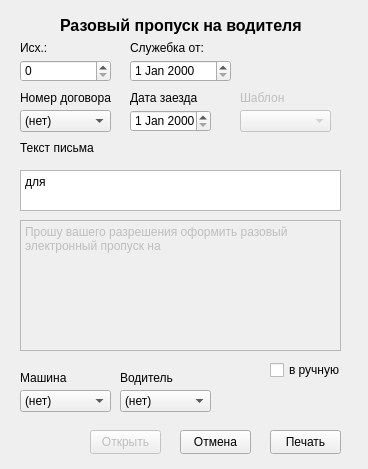
<?xml version="1.0" encoding="UTF-8"?>
<ui version="4.0">
 <class>Form</class>
 <widget class="QWidget" name="Form">
  <property name="geometry">
   <rect>
    <x>0</x>
    <y>0</y>
    <width>368</width>
    <height>469</height>
   </rect>
  </property>
  <property name="windowTitle">
   <string>Form</string>
  </property>
  <widget class="QLabel" name="label_6">
   <property name="geometry">
    <rect>
     <x>60</x>
     <y>10</y>
     <width>251</width>
     <height>31</height>
    </rect>
   </property>
   <property name="font">
    <font>
     <pointsize>12</pointsize>
     <bold>true</bold>
    </font>
   </property>
   <property name="text">
    <string>Разовый пропуск на водителя</string>
   </property>
  </widget>
  <widget class="QPushButton" name="b_ok">
   <property name="geometry">
    <rect>
     <x>270</x>
     <y>430</y>
     <width>71</width>
     <height>24</height>
    </rect>
   </property>
   <property name="text">
    <string>Печать</string>
   </property>
  </widget>
  <widget class="QPushButton" name="b_cancel">
   <property name="geometry">
    <rect>
     <x>180</x>
     <y>430</y>
     <width>71</width>
     <height>24</height>
    </rect>
   </property>
   <property name="text">
    <string>Отмена</string>
   </property>
  </widget>
  <widget class="QDateEdit" name="d_note">
   <property name="geometry">
    <rect>
     <x>130</x>
     <y>60</y>
     <width>101</width>
     <height>22</height>
    </rect>
   </property>
  </widget>
  <widget class="QLabel" name="label_7">
   <property name="geometry">
    <rect>
     <x>130</x>
     <y>40</y>
     <width>101</width>
     <height>16</height>
    </rect>
   </property>
   <property name="text">
    <string>Служебка от:</string>
   </property>
  </widget>
  <widget class="QSpinBox" name="number">
   <property name="geometry">
    <rect>
     <x>20</x>
     <y>60</y>
     <width>91</width>
     <height>22</height>
    </rect>
   </property>
   <property name="maximum">
    <number>10000</number>
   </property>
  </widget>
  <widget class="QLabel" name="label_8">
   <property name="geometry">
    <rect>
     <x>20</x>
     <y>40</y>
     <width>49</width>
     <height>16</height>
    </rect>
   </property>
   <property name="text">
    <string>Исх.:</string>
   </property>
  </widget>
  <widget class="QPushButton" name="b_open">
   <property name="enabled">
    <bool>false</bool>
   </property>
   <property name="geometry">
    <rect>
     <x>90</x>
     <y>430</y>
     <width>71</width>
     <height>24</height>
    </rect>
   </property>
   <property name="text">
    <string>Открыть</string>
   </property>
  </widget>
  <widget class="QTextEdit" name="input_text">
   <property name="geometry">
    <rect>
     <x>20</x>
     <y>170</y>
     <width>321</width>
     <height>41</height>
    </rect>
   </property>
   <property name="html">
    <string>&lt;!DOCTYPE HTML PUBLIC &quot;-//W3C//DTD HTML 4.0//EN&quot; &quot;http://www.w3.org/TR/REC-html40/strict.dtd&quot;&gt;
&lt;html&gt;&lt;head&gt;&lt;meta name=&quot;qrichtext&quot; content=&quot;1&quot; /&gt;&lt;meta charset=&quot;utf-8&quot; /&gt;&lt;style type=&quot;text/css&quot;&gt;
p, li { white-space: pre-wrap; }
&lt;/style&gt;&lt;/head&gt;&lt;body style=&quot; font-family:'Segoe UI'; font-size:9pt; font-weight:400; font-style:normal;&quot;&gt;
&lt;p style=&quot; margin-top:0px; margin-bottom:0px; margin-left:0px; margin-right:0px; -qt-block-indent:0; text-indent:0px;&quot;&gt;для &lt;/p&gt;&lt;/body&gt;&lt;/html&gt;</string>
   </property>
  </widget>
  <widget class="QLabel" name="label">
   <property name="geometry">
    <rect>
     <x>20</x>
     <y>140</y>
     <width>91</width>
     <height>16</height>
    </rect>
   </property>
   <property name="text">
    <string>Текст письма</string>
   </property>
  </widget>
  <widget class="QComboBox" name="cb_pattern">
   <property name="enabled">
    <bool>false</bool>
   </property>
   <property name="geometry">
    <rect>
     <x>240</x>
     <y>110</y>
     <width>91</width>
     <height>22</height>
    </rect>
   </property>
  </widget>
  <widget class="QLabel" name="label_10">
   <property name="enabled">
    <bool>false</bool>
   </property>
   <property name="geometry">
    <rect>
     <x>240</x>
     <y>90</y>
     <width>49</width>
     <height>16</height>
    </rect>
   </property>
   <property name="text">
    <string>Шаблон</string>
   </property>
  </widget>
  <widget class="QComboBox" name="cb_contracts">
   <property name="geometry">
    <rect>
     <x>20</x>
     <y>110</y>
     <width>91</width>
     <height>22</height>
    </rect>
   </property>
   <item>
    <property name="text">
     <string>(нет)</string>
    </property>
   </item>
  </widget>
  <widget class="QDateEdit" name="d_arrive">
   <property name="geometry">
    <rect>
     <x>130</x>
     <y>110</y>
     <width>81</width>
     <height>22</height>
    </rect>
   </property>
  </widget>
  <widget class="QLabel" name="label_11">
   <property name="geometry">
    <rect>
     <x>20</x>
     <y>90</y>
     <width>101</width>
     <height>16</height>
    </rect>
   </property>
   <property name="text">
    <string>Номер договора</string>
   </property>
  </widget>
  <widget class="QLabel" name="label_12">
   <property name="geometry">
    <rect>
     <x>130</x>
     <y>90</y>
     <width>91</width>
     <height>16</height>
    </rect>
   </property>
   <property name="text">
    <string>Дата заезда</string>
   </property>
  </widget>
  <widget class="QTextEdit" name="note">
   <property name="enabled">
    <bool>false</bool>
   </property>
   <property name="geometry">
    <rect>
     <x>20</x>
     <y>220</y>
     <width>321</width>
     <height>131</height>
    </rect>
   </property>
   <property name="html">
    <string>&lt;!DOCTYPE HTML PUBLIC &quot;-//W3C//DTD HTML 4.0//EN&quot; &quot;http://www.w3.org/TR/REC-html40/strict.dtd&quot;&gt;
&lt;html&gt;&lt;head&gt;&lt;meta name=&quot;qrichtext&quot; content=&quot;1&quot; /&gt;&lt;meta charset=&quot;utf-8&quot; /&gt;&lt;style type=&quot;text/css&quot;&gt;
p, li { white-space: pre-wrap; }
&lt;/style&gt;&lt;/head&gt;&lt;body style=&quot; font-family:'Segoe UI'; font-size:9pt; font-weight:400; font-style:normal;&quot;&gt;
&lt;p style=&quot; margin-top:0px; margin-bottom:0px; margin-left:0px; margin-right:0px; -qt-block-indent:0; text-indent:0px;&quot;&gt;Прошу вашего разрешения оформить разовый электронный пропуск на &lt;/p&gt;&lt;/body&gt;&lt;/html&gt;</string>
   </property>
  </widget>
  <widget class="QComboBox" name="cb_auto">
   <property name="geometry">
    <rect>
     <x>20</x>
     <y>390</y>
     <width>91</width>
     <height>22</height>
    </rect>
   </property>
   <item>
    <property name="text">
     <string>(нет)</string>
    </property>
   </item>
  </widget>
  <widget class="QComboBox" name="cb_drivers">
   <property name="geometry">
    <rect>
     <x>120</x>
     <y>390</y>
     <width>91</width>
     <height>22</height>
    </rect>
   </property>
   <item>
    <property name="text">
     <string>(нет)</string>
    </property>
   </item>
  </widget>
  <widget class="QLabel" name="label_2">
   <property name="geometry">
    <rect>
     <x>20</x>
     <y>370</y>
     <width>49</width>
     <height>16</height>
    </rect>
   </property>
   <property name="text">
    <string>Машина</string>
   </property>
  </widget>
  <widget class="QLabel" name="label_3">
   <property name="geometry">
    <rect>
     <x>120</x>
     <y>370</y>
     <width>61</width>
     <height>16</height>
    </rect>
   </property>
   <property name="text">
    <string>Водитель</string>
   </property>
  </widget>
  <widget class="QCheckBox" name="cb_activ">
   <property name="geometry">
    <rect>
     <x>270</x>
     <y>360</y>
     <width>101</width>
     <height>20</height>
    </rect>
   </property>
   <property name="text">
    <string>в ручную</string>
   </property>
  </widget>
 </widget>
 <resources/>
 <connections/>
</ui>
